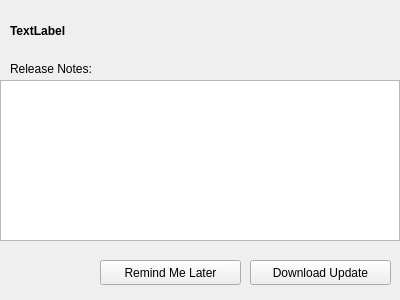
<?xml version="1.0" encoding="UTF-8"?>
<ui version="4.0">
 <class>Form</class>
 <widget class="QWidget" name="Form">
  <property name="windowModality">
   <enum>Qt::WindowModal</enum>
  </property>
  <property name="geometry">
   <rect>
    <x>0</x>
    <y>0</y>
    <width>400</width>
    <height>300</height>
   </rect>
  </property>
  <property name="windowTitle">
   <string>Software Update</string>
  </property>
  <widget class="QTextEdit" name="whats_new_Edit">
   <property name="geometry">
    <rect>
     <x>0</x>
     <y>80</y>
     <width>400</width>
     <height>161</height>
    </rect>
   </property>
   <property name="readOnly">
    <bool>true</bool>
   </property>
  </widget>
  <widget class="QPushButton" name="update_Button">
   <property name="geometry">
    <rect>
     <x>250</x>
     <y>260</y>
     <width>141</width>
     <height>25</height>
    </rect>
   </property>
   <property name="text">
    <string>Download Update</string>
   </property>
  </widget>
  <widget class="QPushButton" name="later_Button">
   <property name="geometry">
    <rect>
     <x>100</x>
     <y>260</y>
     <width>141</width>
     <height>25</height>
    </rect>
   </property>
   <property name="text">
    <string>Remind Me Later</string>
   </property>
  </widget>
  <widget class="QLabel" name="label">
   <property name="geometry">
    <rect>
     <x>10</x>
     <y>10</y>
     <width>381</width>
     <height>41</height>
    </rect>
   </property>
   <property name="font">
    <font>
     <weight>75</weight>
     <bold>true</bold>
    </font>
   </property>
   <property name="text">
    <string>TextLabel</string>
   </property>
  </widget>
  <widget class="QLabel" name="label_2">
   <property name="geometry">
    <rect>
     <x>10</x>
     <y>60</y>
     <width>381</width>
     <height>17</height>
    </rect>
   </property>
   <property name="text">
    <string>Release Notes:</string>
   </property>
  </widget>
 </widget>
 <resources/>
 <connections/>
</ui>
